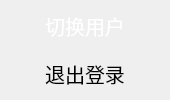
<?xml version="1.0" encoding="UTF-8"?>
<ui version="4.0">
 <class>WidgetChangeUser</class>
 <widget class="QWidget" name="WidgetChangeUser">
  <property name="geometry">
   <rect>
    <x>0</x>
    <y>0</y>
    <width>170</width>
    <height>100</height>
   </rect>
  </property>
  <property name="windowTitle">
   <string/>
  </property>
  <property name="styleSheet">
   <string notr="true"/>
  </property>
  <layout class="QHBoxLayout" name="horizontalLayout">
   <property name="spacing">
    <number>0</number>
   </property>
   <property name="leftMargin">
    <number>0</number>
   </property>
   <property name="topMargin">
    <number>0</number>
   </property>
   <property name="rightMargin">
    <number>0</number>
   </property>
   <property name="bottomMargin">
    <number>0</number>
   </property>
   <item>
    <widget class="QWidget" name="widget" native="true">
     <property name="styleSheet">
      <string notr="true">#widget {border-image: url(:/UI/login/logout.png); }</string>
     </property>
     <layout class="QGridLayout" name="gridLayout_2">
      <property name="leftMargin">
       <number>0</number>
      </property>
      <property name="topMargin">
       <number>0</number>
      </property>
      <property name="rightMargin">
       <number>0</number>
      </property>
      <property name="bottomMargin">
       <number>0</number>
      </property>
      <property name="spacing">
       <number>0</number>
      </property>
      <item row="0" column="0">
       <layout class="QGridLayout" name="gridLayout" rowstretch="10,24,16,26,10" columnstretch="34,90,34">
        <property name="spacing">
         <number>0</number>
        </property>
        <item row="2" column="1">
         <spacer name="verticalSpacer">
          <property name="orientation">
           <enum>Qt::Vertical</enum>
          </property>
          <property name="sizeHint" stdset="0">
           <size>
            <width>20</width>
            <height>40</height>
           </size>
          </property>
         </spacer>
        </item>
        <item row="1" column="1">
         <widget class="LabelClick" name="label">
          <property name="font">
           <font>
            <family>思源黑体 CN</family>
            <pointsize>15</pointsize>
            <weight>50</weight>
            <bold>false</bold>
           </font>
          </property>
          <property name="styleSheet">
           <string notr="true">color: rgb(255, 255, 255);
</string>
          </property>
          <property name="text">
           <string>切换用户</string>
          </property>
          <property name="alignment">
           <set>Qt::AlignCenter</set>
          </property>
         </widget>
        </item>
        <item row="1" column="0">
         <spacer name="horizontalSpacer">
          <property name="orientation">
           <enum>Qt::Horizontal</enum>
          </property>
          <property name="sizeHint" stdset="0">
           <size>
            <width>40</width>
            <height>20</height>
           </size>
          </property>
         </spacer>
        </item>
        <item row="1" column="2">
         <spacer name="horizontalSpacer_2">
          <property name="orientation">
           <enum>Qt::Horizontal</enum>
          </property>
          <property name="sizeHint" stdset="0">
           <size>
            <width>40</width>
            <height>20</height>
           </size>
          </property>
         </spacer>
        </item>
        <item row="4" column="1">
         <spacer name="verticalSpacer_2">
          <property name="orientation">
           <enum>Qt::Vertical</enum>
          </property>
          <property name="sizeHint" stdset="0">
           <size>
            <width>20</width>
            <height>40</height>
           </size>
          </property>
         </spacer>
        </item>
        <item row="3" column="1">
         <widget class="LabelClick" name="label_2">
          <property name="font">
           <font>
            <family>思源宋体 CN</family>
            <pointsize>15</pointsize>
            <weight>50</weight>
            <bold>false</bold>
           </font>
          </property>
          <property name="styleSheet">
           <string notr="true">color: rgb(255, 255, 255);
hover{color:rgb(0, 252, 252);};</string>
          </property>
          <property name="text">
           <string>退出登录</string>
          </property>
          <property name="alignment">
           <set>Qt::AlignCenter</set>
          </property>
         </widget>
        </item>
        <item row="0" column="1">
         <spacer name="verticalSpacer_3">
          <property name="orientation">
           <enum>Qt::Vertical</enum>
          </property>
          <property name="sizeHint" stdset="0">
           <size>
            <width>20</width>
            <height>40</height>
           </size>
          </property>
         </spacer>
        </item>
       </layout>
      </item>
     </layout>
    </widget>
   </item>
  </layout>
 </widget>
 <layoutdefault spacing="6" margin="11"/>
 <customwidgets>
  <customwidget>
   <class>LabelClick</class>
   <extends>QLabel</extends>
   <header location="global">LabelClick.h</header>
  </customwidget>
 </customwidgets>
 <resources>
  <include location="MultiLargeScreen.qrc"/>
 </resources>
 <connections/>
</ui>
